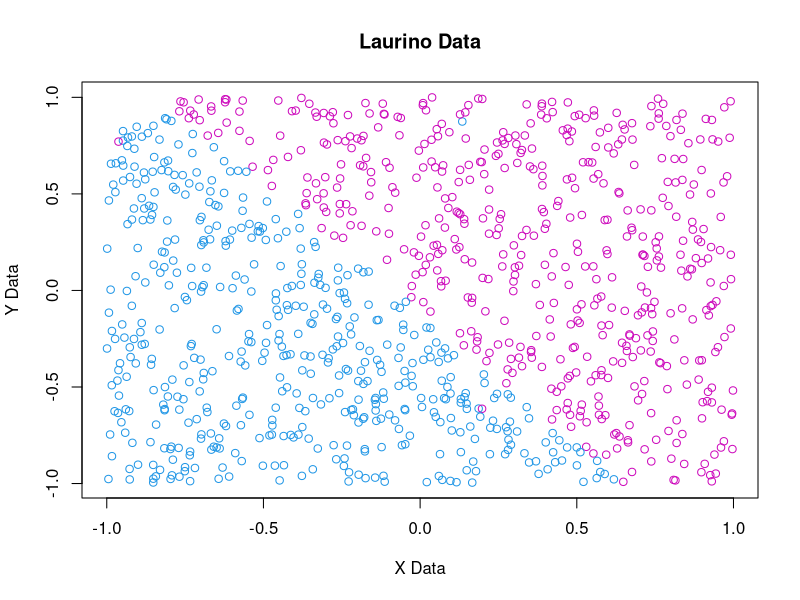
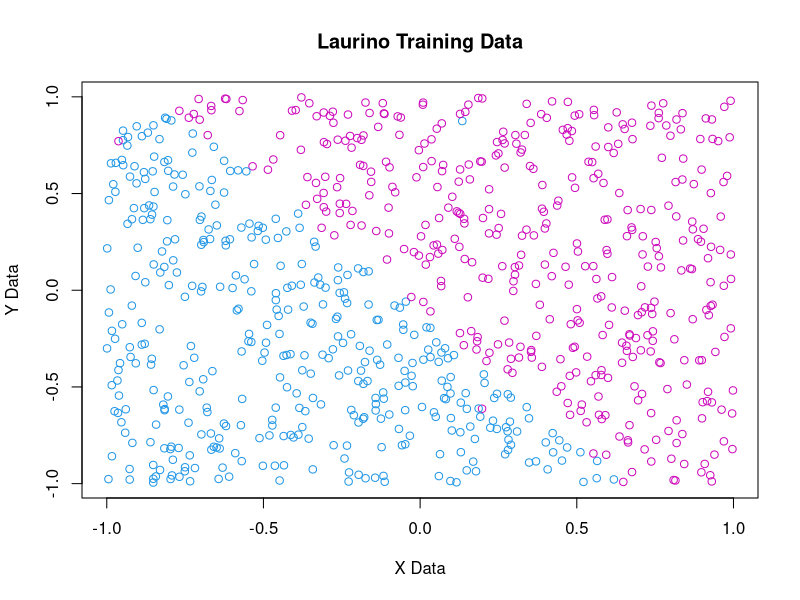
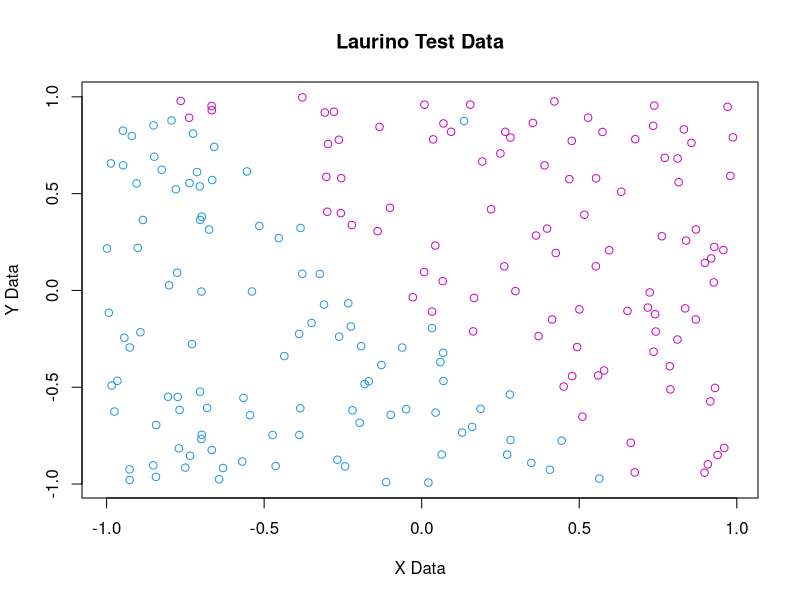
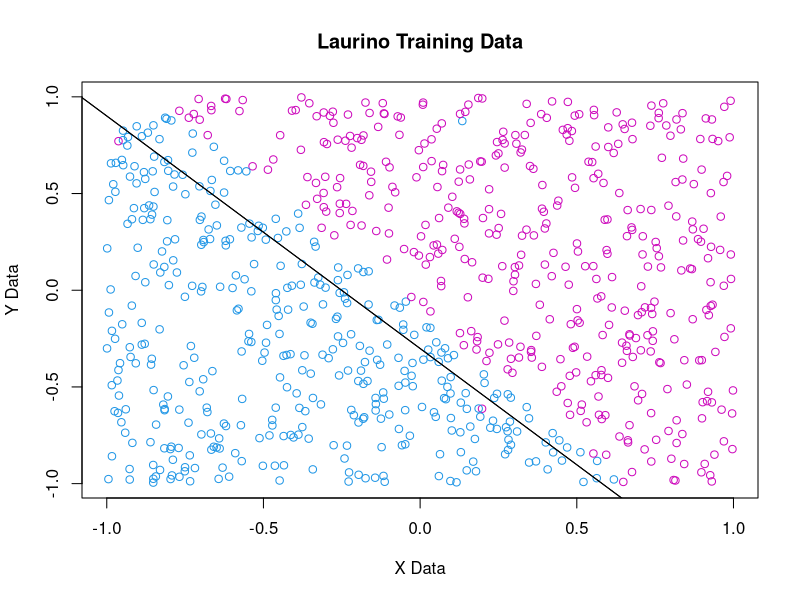

R code for these plots, in order:
#Melissa Laurino
#Machine Learning - Perceptron Project 2
#2/19/17

#Write a perceptron algorithm from scratch, 
#Produce a graphical depiction of the data and accuracy metrics. 
#Describe the steps of the perceptron. 

#*Include accuracy measurements
#*Include graphs or visualizations of the "separated" data
#*The deliverable will be very well-documented R code and the output

#Notes::
#Perceptron is one of the most basice forms of a neural network.
#--It will have only two possible results; true/false, pos/neg, 0/1, etc. - Training data
#--Graphs are linearly seperable if a line divides the data into two sets, perceptron will find the line.
#---https://appliedgo.net/perceptron/
#Perceptron steps:
#--Create training data from original dataset
#--Create test data from original dataset
#--Run the perceptron function on the training data
#--Obtain accuracy of the weights from training data
#--Run the error function on the test data

#Set working directory:
setwd("/Users/Melissa/Documents/GradSchool/MachineLearning/Perceptron") 

#Instead of loading library tidyverse and doing read_csv, use built in R
#Load in provided data and label it as a data frame, there are headers
DirtyLaurino <- read.csv("ClassifyDirtyData_Laurino.csv", header = TRUE)
#Specify column headers or it will read them as data points.

#Retrieve the dimension of the dataframe
dim(DirtyLaurino)
#1000 obs of 3 variables
#By clicking the down arrow in the environment, you can see the data is separated by the headers, X1, X2 and Y

#Quick plot just to see what the data looks like:
with(DirtyLaurino, plot(X1, X2, col = Y+5, xlab="X Data",ylab="Y Data",main="Laurino Data"))
#Colors are altered with +5 to ensure results are not negative for visualization.

#Create training data: https://stackoverflow.com/questions/17200114/how-to-split-data-into-training-testing-sets-using-sample-function
training = sample(1:nrow(DirtyLaurino), size=0.8*nrow(DirtyLaurino))
#Take a sample by going through all of the rows in the dataset but only remember 80% of them - From powerpoint
trainingdata = DirtyLaurino[training,] #That comma is needed, stop deleting it
#Taking the sample from the dataset with specifications from training
dim(trainingdata)
#The training data contains 800 samples from the data with 1000 obs, currently containing all three columns.
rm(training) #Just to keep the environment clean

#Create test data: https://stackoverflow.com/questions/17200114/how-to-split-data-into-training-testing-sets-using-sample-function
test = sample(1:nrow(DirtyLaurino), size=0.2*nrow(DirtyLaurino))
#Take a sample by going through all of the rows in the dataset but only remember 20% of them - From powerpoint
testdata = DirtyLaurino[test,] 
#Taking the sample from the dataset with specifications from training
dim(testdata)
#The training data contains 200 samples from the data with 1000 obs.
rm(test) #Just to keep the environment clean

#Quick plots just to see what the data looks like
with(trainingdata, plot(X1,X2,col=Y+5,xlab="X Data",ylab="Y Data",main = "Laurino Training Data"))
with(testdata, plot(X1,X2,col=Y+5,xlab="X Data",ylab="Y Data",main = "Laurino Test Data"))

Y<- DirtyLaurino$Y #Third column/int

Y
#Looking at the column Y in the console displays values of -1 and 1, the two options for the percepton algorithm.
#This contains all ORIGINAL Y values for both training and test data.

#But, we need to assign a BIAS column for training and test data that has all of the same data, or same answer like true/yes
trainingY <- trainingdata$Y #800obs
testY <- testdata$Y #200obs

#Now that we have the Y data saved as other values, we can aknowledge them separately in the perceptron algorithm
#https://rpubs.com/FaiHas/197581
trainingdata  <- subset(trainingdata , select = -c(Y) )
testdata <- subset(testdata, select = -c(Y) )
#Should have only two variables in the environment now, this excludes the third column, Y
#Plus, we just saved the Y columns for all data, training and testing already anyway incase we need it.
#Add a third column for all the rows in the training/test data with the value 1 using replicate command,
#The rows have to contain the same number instead of a mixture so the accuracy/error can develop a percentage
#for if the function was right or not.
trainingdata$X3 <- rep(1, nrow(trainingdata)) #View in environment to ensure it worked
testdata$X3 <- rep(1, nrow(testdata)) #View in environment to ensure it worked
#Double check it in the console:
testdata$X3

#DEFINING THE VARIABLES NOT INSIDE THE FUNCTION WAS ALTERING MY ANSWERS - DO NOT DO THIS.
#Define variables needed for function:
#w1<-0 #Initial weight value
#w2<-0 #Weighted 2/Initial weight value
#w3<-0 #Weighted 3/Initial weight value
#rm(W1,W2,W3)
w <- c(0,0,0) #From powerpoint, another way to set weighted values to 0 instead of above^, we can use the values above for our error calculation
#X1<- DirtyLaurino$X1 #First column/num - Used for defining the function
#X2<- DirtyLaurino$X2 #Second column/num - Value names are from the default Dirty Laurino data.
#accuracy <- 0
#K<-0 #Initializer for counter
#L<-0
Kiterations <-150 #The number of times the function will repeat
#Jiterations <-0 #The counter

#Define the perceptron function: https://rpubs.com/FaiHas/197581 (Used just for classification of function)
perceptron <- function(x, y, w, Kiterations) { #Function of X data, Y data, the weights(3) and the number of times the function will repeat
    allclassified <- FALSE #The function does not work if you do not specify that allclassified is false first because it will say the object is not defined....
    accuracy <- 0
    K<-0 #Initializer for counter
    while (!allclassified) { #while they are not allclassified
      L<-0 #A separate counter for failures
      allclassified <- TRUE
      for (i in 1:nrow(x)) { #For every row in the data:
        w1 <- w[1]*x[i,1] #The new weight values will be the products using the weight results from the training data
        w2 <- w[2]*x[i,2]
        w3 <- w[3]*x[i,3]
        total <- w1+w2+w3 #The sum of all weight values will be the total
       
        if (sign(total) != y[i]) { #*From powerpoint* - sign returns a vector with the signs of the corresponding elements of x while they are not equal to y
        #if (sign(w %*% x[i,]) != y[i,]) Keeps giving error:Error in w %*% x[i, ] : requires numeric/complex matrix/vector arguments
          #allclassified = FALSE
          #ERROR: Product of vector w and row of x, != is not equal to, if the sign is not equal to the Y value, recalculate the weights:
          L <- L+1 #This new counter will keep track of the number of times it fails
          w1 <-w[1] + (x[i,1] * y[i]) #Product of all x&y plus the weight value for each value
          w2 <-w[2] + (x[i,2] * y[i])
          w3 <-w[3] + (x[i,3] * y[i])
          #w<-(c(w[1]+(x[i,1]*y[i]), w[2]+(x[i,2]*y[i]), w[3]+(x[i,3]*y[i])))#Changing all w values from 0 to their new products
          #w<-c(as.numeric(w1),as.numeric(w2),as.numeric(w3))
          w <- c(w1, w2, w3) #reclassify w with all weighted values
          allclassified  <-  FALSE #Do not end it yet
        }#Ends IF
      }#Ends FOR
      
      accuracy <- 100 - ((L / nrow(x)) * 100) #subtract error (the number of failures divided by the number of rows in the dataset times 100) from 100
      K <- K+1 #LABELING THIS OUT OF THE FUNCTION DOES NOT WORK
      if (K > Kiterations){ #If K ends up greater than the number of max iterations, calculate slope and intercept
        m <- -(w[1]/w[2]) #Slope equation from powerpoint
        b <- -(w[3]/w[2]) #Intercept equation from powerpoint, W3 is the BIAS 
        abline(b,m,col=1) #Drawing the line, ?abline is just drawing straight line on plot
        allclassified <- TRUE #STOP
      }#Ends 2nd IF
    }#Ends WHILE
    
  #Return the 3 weight results and accuracy
  return ( c(w, accuracy))

}#Ends FUNCTION

error <- function(x, y, w){
  Jiterations <- 0   #Counter for accurate classifications
    for (i in 1:nrow(x)) { #Loop for every row in the test data:
      w1 <- w[1]*x[i,1] #The new weight values will be the products using the weight results from the training data
      w2 <- w[2]*x[i,2]
      w3 <- w[3]*x[i,3]
      total <- w1+w2+w3 #The sum of all weight values
      if (sign(total) == y[i]){  #If the sign of the sum of the weights is equal, start the iterations
        Jiterations <- Jiterations + 1
    }#Ends IF
  }#Ends For
  #at the end, calculate a final accuracy measurement
  accuracy <- (Jiterations/nrow(x)) * 100
  #the function returns the accuracy value
  return (accuracy)
}#ENDS ERROR

#Plot the training data to have in the viewer for when we draw the slope next:
with(trainingdata, plot(X1,X2,col=trainingY+5,xlab="X Data",ylab="Y Data",main = "Laurino Training Data"))

#Compute the perceptron on the training results with the 4 requirements, x y w and Kiterations
TRAININGresults <- perceptron(trainingdata, trainingY, w, Kiterations)

TRAININGresults #The resulting weights printed in console
#10.920430  8.552384  1.000000 96.500000 - 150 iterations
#When I took a sample/subset of the data, it was random, so the results may vary slightly with the 
#different points the subset chooses, if you start over and run everything again.

#Draw the slope of the line on the graph of training data
#The negative sign has to be on the outside of the perenthesis 
m <- -(TRAININGresults[1]/TRAININGresults[2]) #Slope equation from powerpoint
b <- -(TRAININGresults[3]/TRAININGresults[2]) #Intercept equation from powerpoint, W3 is the BIAS 
abline(b,m,col=1) #Draw line of slope in black
m
#-1.276887 - 150 iterations
b
#-0.1169265 - 150 iterations

TESTresults <- error(testdata, testY, TRAININGresults) #Does not need Kiterations because it was not specified and the function has it's own iterations within it

#the out-of-training accuracy
TESTresults
#98.5

#
#The test results (98.5) are greater than the training results (96.5) which is expected because the
#perceptron was using the training data originally. The % error calculated for both the training and 
#test data is relatively low. The error will never be much smaller than the results below because if
#you look at the graph of the training data, there will always be overlapping color points on each side
#of the slope line.
#

# Express the in-training error as a percentage
trainingerror <- 100 - TRAININGresults[4] #(100-96.5)
trainingerror
#The error is 3.5%, which is relatively low, which is good

#Express the test error as a percentage
testerror <- 100 - TESTresults #(100-98.5)
testerror
#The error is 1.5%, which is relatively low, which is good




#OLD  while (K < 100) {
#OLD    if sign(w %*% x[i,]) != y[i]) #*From powerpoint*sign returns a vector with the signs of the corresponding elements of x 
#OLD      for (i in 1:nrow(trainingdata)) {
#OLD        W0 <- (W0 + Y[i]) 
#OLD        W1 <- W1 + (X1[i]*Y[i])
#OLD        W2 <- W2 + (X2[i]*Y[i]) 
#OLD    if(K > 1000) {
#OLD      list (W0, W1, W2) 